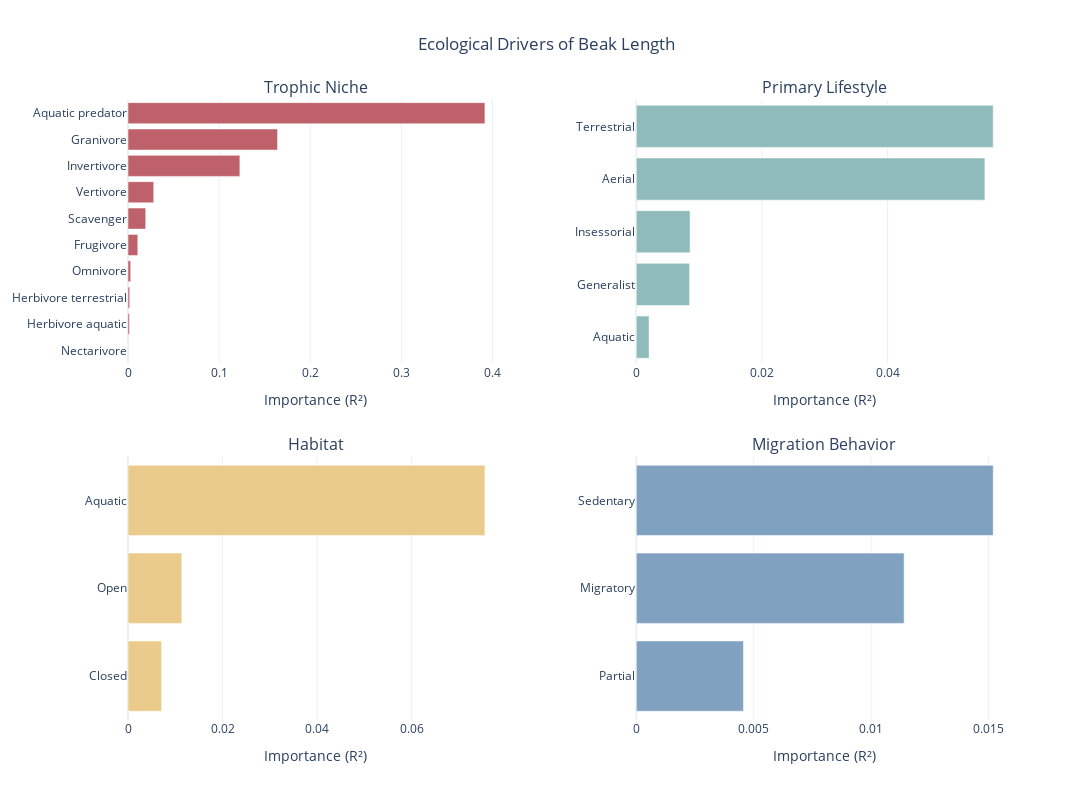

The cell this chart's notebook holds for it:
### Code cell
fig = make_subplots(
    rows=2, cols=2,
    subplot_titles=["Trophic Niche", "Primary Lifestyle", "Habitat", "Migration Behavior"],
    horizontal_spacing=0.15,
    vertical_spacing=0.15
)

importances = pd.Series(rf.feature_importances_, index=X.columns)

def add_panel(prefix, row, col, bar_color):
    subset = importances[importances.index.str.contains(prefix)].copy()

    subset.index = subset.index.str.replace(f"{prefix}_", "").str.replace(f"{prefix}.", "")
    
    subset = subset.sort_values(ascending=True)
    
    fig.add_trace(
        go.Bar(
            x=subset.values,
            y=subset.index,
            orientation='h',
            marker=dict(color=bar_color),
            name=prefix
        ),
        row=row, col=col
    )
    
    fig.update_xaxes(title_text="Importance (R²)", row=row, col=col)

add_panel("Trophic.Niche", 1, 1, "#BF616A")
add_panel("Primary.Lifestyle", 1, 2, "#8FBCBB")
add_panel("Habitat", 2, 1, "#EBCB8B")
add_panel("Migration", 2, 2, "#81A1C1")

fig.update_layout(
    title_text="Ecological Drivers of Beak Length",
    title_x=0.5,
    height=800,
    width=1100,
    showlegend=False,
    template="plotly_white"
)

fig.show()

### Figure 1 — Plotly figure (JSON) as saved in the notebook; plotly's stock layout.template omitted (floating-point values rounded to 4 significant figures)
{"data": [{"marker": {"color": "#BF616A"}, "name": "Trophic.Niche", "orientation": "h", "type": "bar", "x": [0.0001584, 0.001623, 0.001854, 0.002923, 0.01076, 0.01944, 0.02821, 0.1227, 0.1641, 0.3917], "xaxis": "x", "y": ["Nectarivore", "Herbivore aquatic", "Herbivore terrestrial", "Omnivore", "Frugivore", "Scavenger", "Vertivore", "Invertivore", "Granivore", "Aquatic predator"], "yaxis": "y"}, {"marker": {"color": "#8FBCBB"}, "name": "Primary.Lifestyle", "orientation": "h", "type": "bar", "x": [0.002029, 0.008478, 0.008562, 0.05549, 0.05681], "xaxis": "x2", "y": ["Aquatic", "Generalist", "Insessorial", "Aerial", "Terrestrial"], "yaxis": "y2"}, {"marker": {"color": "#EBCB8B"}, "name": "Habitat", "orientation": "h", "type": "bar", "x": [0.007104, 0.01138, 0.07548], "xaxis": "x3", "y": ["Closed", "Open", "Aquatic"], "yaxis": "y3"}, {"marker": {"color": "#81A1C1"}, "name": "Migration", "orientation": "h", "type": "bar", "x": [0.004565, 0.01141, 0.0152], "xaxis": "x4", "y": ["Partial", "Migratory", "Sedentary"], "yaxis": "y4"}], "layout": {"annotations": [{"font": {"size": 16}, "showarrow": false, "text": "Trophic Niche", "x": 0.2125, "xanchor": "center", "xref": "paper", "y": 1, "yanchor": "bottom", "yref": "paper"}, {"font": {"size": 16}, "showarrow": false, "text": "Primary Lifestyle", "x": 0.7875, "xanchor": "center", "xref": "paper", "y": 1, "yanchor": "bottom", "yref": "paper"}, {"font": {"size": 16}, "showarrow": false, "text": "Habitat", "x": 0.2125, "xanchor": "center", "xref": "paper", "y": 0.425, "yanchor": "bottom", "yref": "paper"}, {"font": {"size": 16}, "showarrow": false, "text": "Migration Behavior", "x": 0.7875, "xanchor": "center", "xref": "paper", "y": 0.425, "yanchor": "bottom", "yref": "paper"}], "height": 800, "showlegend": false, "title": {"text": "Ecological Drivers of Beak Length", "x": 0.5}, "width": 1100, "xaxis": {"anchor": "y", "domain": [0, 0.425], "title": {"text": "Importance (R²)"}}, "xaxis2": {"anchor": "y2", "domain": [0.575, 1], "title": {"text": "Importance (R²)"}}, "xaxis3": {"anchor": "y3", "domain": [0, 0.425], "title": {"text": "Importance (R²)"}}, "xaxis4": {"anchor": "y4", "domain": [0.575, 1], "title": {"text": "Importance (R²)"}}, "yaxis": {"anchor": "x", "domain": [0.575, 1]}, "yaxis2": {"anchor": "x2", "domain": [0.575, 1]}, "yaxis3": {"anchor": "x3", "domain": [0, 0.425]}, "yaxis4": {"anchor": "x4", "domain": [0, 0.425]}}}
